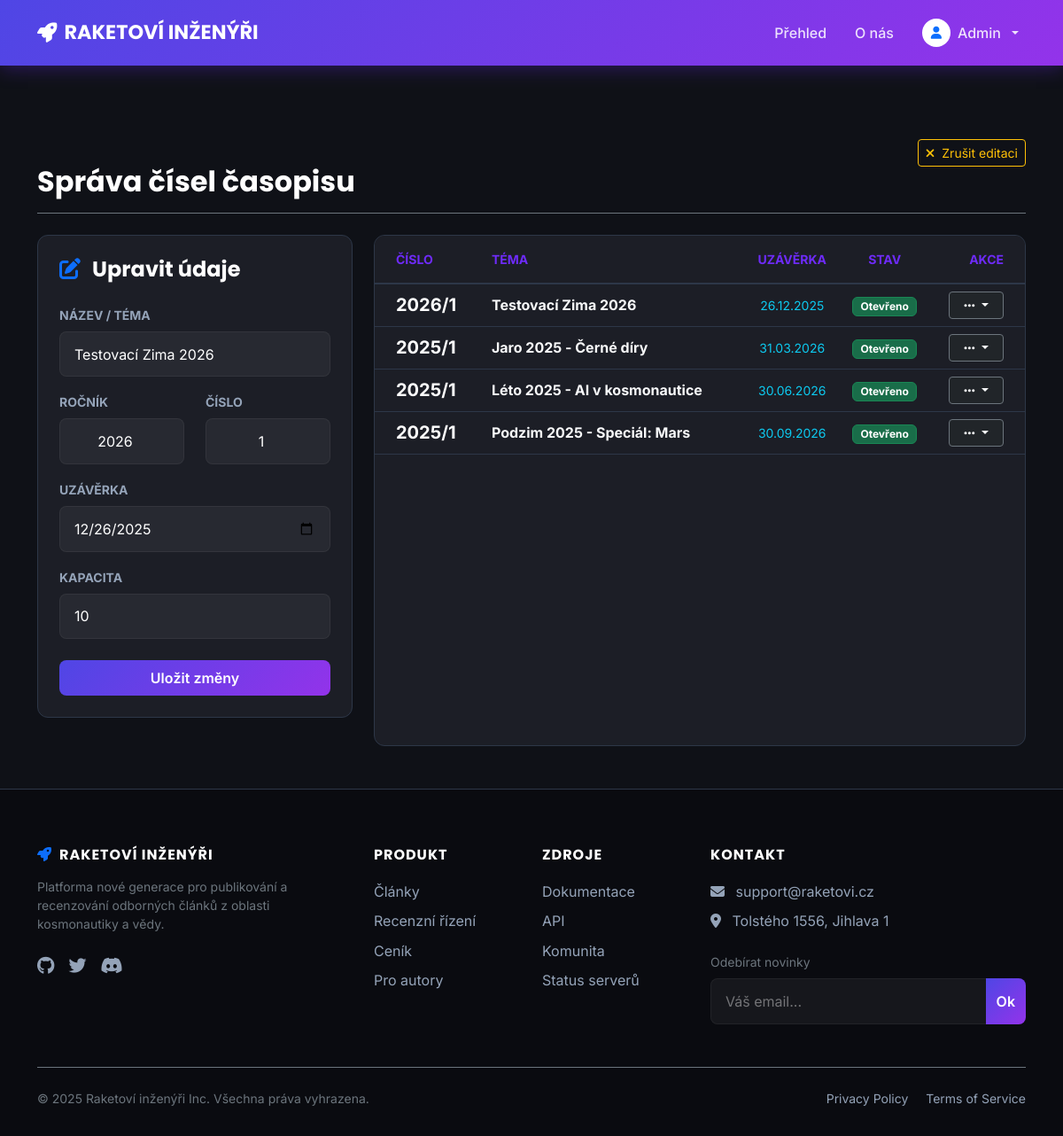
The page /manage_issues.php?edit=4 (signed in) on the database its author committed.
### tables this page shows
CREATE TABLE `issues` (
  `id` int(11) NOT NULL,
  `nazev` varchar(255) NOT NULL,
  `rocnik` int(11) NOT NULL DEFAULT 2025,
  `cislo` int(11) NOT NULL DEFAULT 1,
  `deadline` date NOT NULL,
  `max_capacity` int(11) NOT NULL DEFAULT 10,
  `status` enum('open','closed','published') NOT NULL DEFAULT 'open'
);

### manage_issues.php (the view, shortened to what this page needs)
<?php
require 'db_connect.php';
require 'header.php';
$editMode = false;
$editData = [];
if (isset($_GET['edit'])) {
    $editMode = true;
    $id = intval($_GET['edit']);
    $stmt = $db_connection->prepare("SELECT * FROM issues WHERE id = ?");
    $stmt->bind_param("i", $id);
    $stmt->execute();
    $editData = $stmt->get_result()->fetch_assoc();
}
$result = $db_connection->query("SELECT * FROM issues ORDER BY rocnik DESC, cislo DESC");
function getIssueBadge($status) {
    if ($status === 'open') return '<span class="badge bg-success bg-opacity-75 border border-success px-2 py-1">Otevřeno</span>';
    return $status;
}
?>
<div class="container mt-5 mb-5">
    <div class="d-flex justify-content-between align-items-center mb-4 border-bottom border-secondary pb-3 flex-wrap gap-3">
        <h2 class="text-white mb-0">Správa čísel časopisu</h2>
        <?php if($editMode): ?>
            <a href="manage_issues.php" class="btn btn-outline-warning btn-sm">
                <i class="fa-solid fa-xmark me-2"></i>Zrušit editaci
            </a>
        <?php endif; ?>
    </div>
    <div class="row g-4">
        <div class="col-lg-4 order-lg-1 order-2">
            <div class="article-card p-4 sticky-top" style="top: 100px; z-index: 1;">
                <h4 class="text-white mb-4">
                    <i class="fa-solid fa-pen-to-square me-2 text-primary"></i>
                    <?= $editMode ? 'Upravit údaje' : 'Nové číslo' ?>
                </h4>
                <form method="POST">
                    <div class="mb-3">
                        <label class="form-label text-muted small fw-bold">NÁZEV / TÉMA</label>
                        <input type="text" name="nazev" class="form-control" required
                               placeholder="Např. AI v kosmonautice"
                               value="<?= htmlspecialchars($editData['nazev'] ?? '') ?>">
                    </div>
                    <div class="row">
                        <div class="col-6 mb-3">
                            <label class="form-label text-muted small fw-bold">ROČNÍK</label>
                            <input type="number" name="rocnik" class="form-control text-center" required
                                   value="<?= $editData['rocnik'] ?? date('Y') ?>">
                        </div>
                        <div class="col-6 mb-3">
                            <label class="form-label text-muted small fw-bold">ČÍSLO</label>
                            <input type="number" name="cislo" class="form-control text-center" required
                                   value="<?= $editData['cislo'] ?? 1 ?>">
                        </div>
                    </div>
                    <div class="mb-3">
                        <label class="form-label text-muted small fw-bold">UZÁVĚRKA</label>
                        <input type="date" name="deadline" class="form-control" required
                               value="<?= $editData['deadline'] ?? '' ?>">
                    </div>
                    <div class="mb-4">
                        <label class="form-label text-muted small fw-bold">KAPACITA</label>
                        <input type="number" name="max_capacity" class="form-control" required
                               value="<?= $editData['max_capacity'] ?? 10 ?>">
                    </div>
                    <button type="submit" class="btn btn-primary w-100 py-2">
                        <?= $editMode ? 'Uložit změny' : '<i class="fa-solid fa-plus me-2"></i> Vytvořit' ?>
                    </button>
                </form>
            </div>
        </div>
        <div class="col-lg-8 order-lg-2 order-1">
            <div class="article-card p-0 h-100">
                <div class="table-responsive">
                    <table class="table mb-0 align-middle table-hover">
                        <thead>
                            <tr class="text-uppercase small text-secondary" style="background: rgba(255,255,255,0.02);">
                                <th class="ps-4 py-3" style="min-width: 100px;">Číslo</th>
                                <th class="py-3" style="width: 40%;">Téma</th>
                                <th class="py-3 text-center">Uzávěrka</th>
                                <th class="py-3 text-center">Stav</th>
                                <th class="pe-4 py-3 text-end">Akce</th>
                            </tr>
                        </thead>
                        <tbody>
                            <?php while($row = $result->fetch_assoc()): ?>
                                <tr>
                                    <td class="ps-4">
                                        <div class="d-flex align-items-center">
                                            <span class="fs-5 fw-bold text-white me-2"><?= $row['rocnik'] ?>/<?= $row['cislo'] ?></span>
                                        </div>
                                    </td>
                                    <td class="fw-bold text-light text-break">
                                        <?= htmlspecialchars($row['nazev']) ?>
                                    </td>
                                    <td class="text-center text-info small text-nowrap">
                                        <?= date("d.m.Y", strtotime($row['deadline'])) ?>
                                    </td>
                                    <td class="text-center text-nowrap">
                                        <?= getIssueBadge($row['status']) ?>
                                    </td>
                                    <td class="pe-4 text-end">
                                        <div class="dropdown">
                                            <button class="btn btn-sm btn-dark border-secondary text-light dropdown-toggle px-3" type="button" data-bs-toggle="dropdown">
                                                <i class="fa-solid fa-ellipsis"></i>
                                            </button>
                                        </div>
                                    </td>
                                </tr>
                            <?php endwhile; ?>
                        </tbody>
                    </table>
                </div>
            </div>
        </div>
    </div>
</div>
<?php
require 'footer.php';
?>

### css/style.css (style rules this page uses)
:root { --bg-dark: #0f1117; --bg-card: #1c1e26; --bg-footer: #0a0b10; --primary-purple: #6e2bf9; --neon-cyan: #00d2ff; --primary-gradient: linear-gradient(135deg, #4f46e5 0%, #9333ea 100%); --text-white: #ffffff; --text-gray: #94a3b8; --border-color: #2d3748; }
html, body { font-family: 'Inter', sans-serif; background-color: var(--bg-dark); color: var(--text-white); min-height: 100vh; display: flex; flex-direction: column; cursor: url('../media/raketa.svg') 0 0, auto; }
h1, h2, h3, h4, h5, .navbar-brand { font-family: 'Poppins', sans-serif; font-weight: 700; }
a, button, .btn { cursor: pointer; text-decoration: none !important; }
.text-muted { color: #94a3b8 !important; }
.btn, .nav-link, .article-card, input, .form-control, .dropdown-item { transition: all 0.5s cubic-bezier(0.4, 0, 0.2, 1) !important; }
button[type="submit"], .btn-primary { background: var(--primary-gradient); border: none; border-radius: 8px; color: white; font-weight: 600; position: relative; overflow: hidden; z-index: 1; }
.btn-primary::after, button[type="submit"]::after { content: ''; position: absolute; top: 0; left: -100%; width: 50%; height: 100%; background: linear-gradient(to right, rgba(255, 255, 255, 0) 0%, rgba(255, 255, 255, 0.3) 50%, rgba(255, 255, 255, 0) 100%); transform: skewX(-25deg); transition: none; z-index: -1; }
input, select, .form-control, textarea { background-color: rgba(255, 255, 255, 0.05) !important; border: 1px solid rgba(255, 255, 255, 0.1) !important; color: white !important; padding: 0.8rem 1rem; border-radius: 8px; width: 100%; }
::placeholder { color: rgba(255, 255, 255, 0.4) !important; opacity: 1; }
label { margin-bottom: 0.5rem; color: #e2e8f0; font-size: 0.9rem; font-weight: 500; }
.article-card { background-color: var(--bg-card); border: 1px solid var(--border-color); border-radius: 12px; overflow: hidden; color: var(--text-white); }
.table { color: var(--text-gray); border-color: var(--border-color); }
.table> :not(caption)>*>* { background-color: transparent; color: var(--text-white); border-bottom-color: var(--border-color); }
.table thead th { background-color: var(--bg-card); color: var(--primary-purple); border-bottom: 2px solid var(--border-color); }
.article-card { width: 260px; min-width: 260px; }
.container>.article-card, .row .article-card { width: 100% !important; min-width: 100% !important; margin-bottom: 2rem; }
.article-card form .btn { width: 100%; }
.container h2 { text-align: center; margin-top: 4rem; margin-bottom: 2rem; color: var(--text-white); font-weight: 700; }

### rows shown on the page
issues: nazev "Testovací Zima 2026", rocnik "2026", cislo "1", deadline "12/26/2025", max_capacity "10", deadline "26.12.2025", status "Otevřeno"
issues: rocnik "2025", cislo "1", nazev "Jaro 2025 - Černé díry", deadline "31.03.2026", status "Otevřeno"
issues: rocnik "2025", cislo "1", nazev "Léto 2025 - AI v kosmonautice", deadline "30.06.2026", status "Otevřeno"
issues: rocnik "2025", cislo "1", nazev "Podzim 2025 - Speciál: Mars", deadline "30.09.2026", status "Otevřeno"

### other values the page prints
$_SESSION['user_jmeno'] "Admin"
